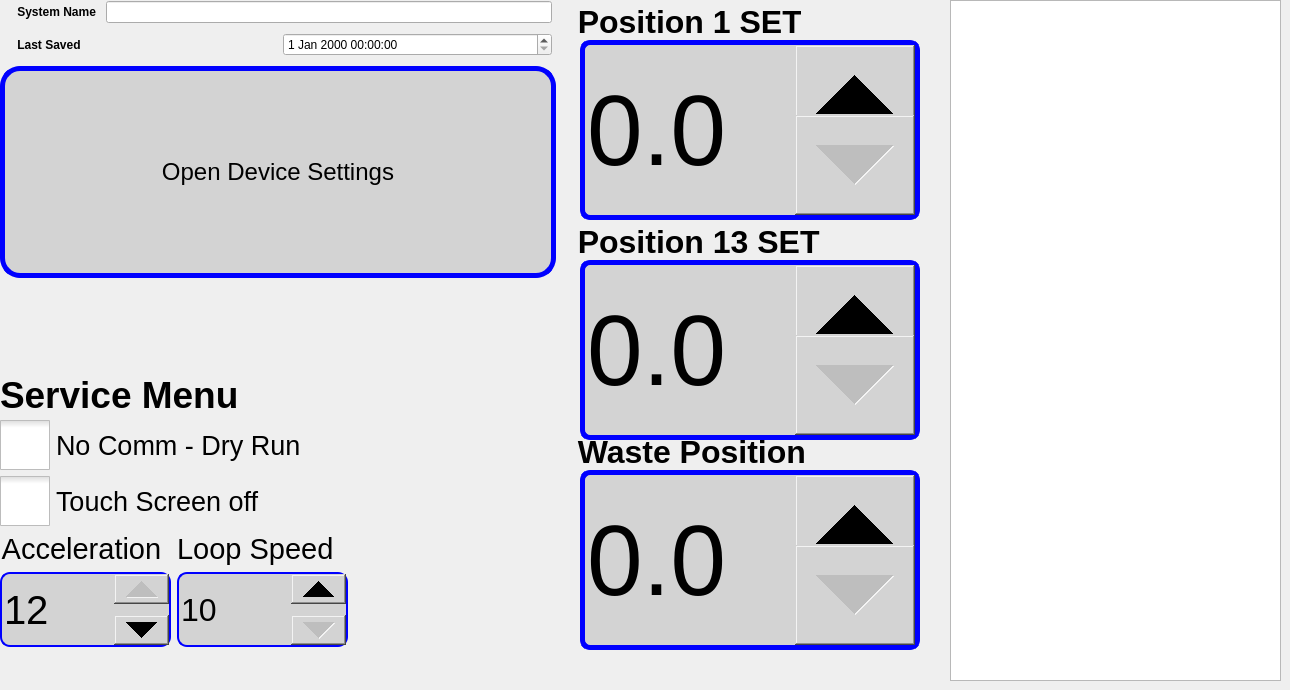
    <widget class="QWidget" name="SystemSetup">
     <attribute name="title">
      <string>System Setup</string>
     </attribute>
     <widget class="QTableView" name="tablePosData">
      <property name="geometry">
       <rect>
        <x>950</x>
        <y>0</y>
        <width>331</width>
        <height>681</height>
       </rect>
      </property>
     </widget>
     <widget class="QLabel" name="label_2">
      <property name="geometry">
       <rect>
        <x>0</x>
        <y>370</y>
        <width>236</width>
        <height>50</height>
       </rect>
      </property>
      <property name="sizePolicy">
       <sizepolicy hsizetype="Preferred" vsizetype="Maximum">
        <horstretch>0</horstretch>
        <verstretch>0</verstretch>
       </sizepolicy>
      </property>
      <property name="font">
       <font>
        <pointsize>28</pointsize>
        <weight>75</weight>
        <bold>true</bold>
       </font>
      </property>
      <property name="text">
       <string>Service Menu</string>
      </property>
     </widget>
     <widget class="QWidget" name="layoutWidget">
      <property name="geometry">
       <rect>
        <x>0</x>
        <y>-3</y>
        <width>556</width>
        <height>281</height>
       </rect>
      </property>
      <layout class="QVBoxLayout" name="verticalLayout_10">
       <item>
        <layout class="QVBoxLayout" name="verticalLayout_MainElements">
         <property name="spacing">
          <number>10</number>
         </property>
         <property name="leftMargin">
          <number>4</number>
         </property>
         <property name="topMargin">
          <number>4</number>
         </property>
         <property name="rightMargin">
          <number>4</number>
         </property>
         <property name="bottomMargin">
          <number>4</number>
         </property>
         <item>
          <layout class="QHBoxLayout" name="horizontalLayout_SysName">
           <item>
            <widget class="QLabel" name="label_SystemName">
             <property name="font">
              <font>
               <weight>75</weight>
               <bold>true</bold>
              </font>
             </property>
             <property name="text">
              <string>    System Name</string>
             </property>
            </widget>
           </item>
           <item>
            <widget class="QLineEdit" name="lineEditSystemName"/>
           </item>
          </layout>
         </item>
         <item>
          <layout class="QHBoxLayout" name="horizontalLayout_LastSave">
           <item>
            <widget class="QLabel" name="label_LastSaved">
             <property name="font">
              <font>
               <weight>75</weight>
               <bold>true</bold>
              </font>
             </property>
             <property name="text">
              <string>    Last Saved</string>
             </property>
            </widget>
           </item>
           <item>
            <widget class="QDateTimeEdit" name="dateTimeEdit"/>
           </item>
          </layout>
         </item>
        </layout>
       </item>
       <item>
        <widget class="QPushButton" name="openDeviceSettings">
         <property name="sizePolicy">
          <sizepolicy hsizetype="Minimum" vsizetype="Minimum">
           <horstretch>0</horstretch>
           <verstretch>10</verstretch>
          </sizepolicy>
         </property>
         <property name="font">
          <font>
           <pointsize>-1</pointsize>
          </font>
         </property>
         <property name="styleSheet">
          <string notr="true">QPushButton { border: 5px solid blue; border-radius: 20px; font-size: 24px; background-color:lightGray ;}</string>
         </property>
         <property name="text">
          <string>Open Device Settings</string>
         </property>
        </widget>
       </item>
      </layout>
     </widget>
     <widget class="QWidget" name="layoutWidget">
      <property name="geometry">
       <rect>
        <x>0</x>
        <y>420</y>
        <width>348</width>
        <height>227</height>
       </rect>
      </property>
      <layout class="QVBoxLayout" name="verticalLayout_9">
       <item>
        <layout class="QVBoxLayout" name="verticalLayout_4">
         <item>
          <widget class="QCheckBox" name="checkNoCom">
           <property name="font">
            <font>
             <pointsize>20</pointsize>
             <weight>50</weight>
             <bold>false</bold>
            </font>
           </property>
           <property name="styleSheet">
            <string notr="true">QCheckBox::indicator { width:50px; height: 50px; }
QCheckBox::indicator:checked {width: 50px;height: 50px; }</string>
           </property>
           <property name="text">
            <string>No Comm - Dry Run</string>
           </property>
          </widget>
         </item>
         <item>
          <widget class="QCheckBox" name="checkTouchScreen">
           <property name="font">
            <font>
             <pointsize>20</pointsize>
             <weight>50</weight>
             <bold>false</bold>
            </font>
           </property>
           <property name="styleSheet">
            <string notr="true">QCheckBox::indicator { width:50px; height: 50px; }</string>
           </property>
           <property name="text">
            <string>Touch Screen off</string>
           </property>
           <property name="iconSize">
            <size>
             <width>24</width>
             <height>24</height>
            </size>
           </property>
          </widget>
         </item>
        </layout>
       </item>
       <item>
        <layout class="QHBoxLayout" name="horizontalLayout">
         <item>
          <layout class="QVBoxLayout" name="verticalLayout_3">
           <item>
            <widget class="QLabel" name="label_Acceleration">
             <property name="sizePolicy">
              <sizepolicy hsizetype="Preferred" vsizetype="Maximum">
               <horstretch>0</horstretch>
               <verstretch>0</verstretch>
              </sizepolicy>
             </property>
             <property name="font">
              <font>
               <pointsize>22</pointsize>
              </font>
             </property>
             <property name="text">
              <string>Acceleration </string>
             </property>
             <property name="alignment">
              <set>Qt::AlignCenter</set>
             </property>
            </widget>
           </item>
           <item>
            <widget class="QSpinBox" name="accelerationMultiplier">
             <property name="sizePolicy">
              <sizepolicy hsizetype="Minimum" vsizetype="Minimum">
               <horstretch>0</horstretch>
               <verstretch>0</verstretch>
              </sizepolicy>
             </property>
             <property name="font">
              <font>
               <pointsize>-1</pointsize>
              </font>
             </property>
             <property name="styleSheet">
              <string notr="true">QSpinBox { border: 2px solid blue; border-radius: 10px; font-size: 40px; background-color:lightGray ;}
QSpinBox::up-arrow { width: 55px; height: 30px; }
QSpinBox::up-button { width: 55px; height: 30px; }
QSpinBox::down-arrow {width: 55px; height: 30px; }
QSpinBox::down-button { width: 55px; height: 30px; }</string>
             </property>
             <property name="minimum">
              <number>1</number>
             </property>
             <property name="maximum">
              <number>12</number>
             </property>
             <property name="value">
              <number>12</number>
             </property>
            </widget>
           </item>
          </layout>
         </item>
         <item>
          <layout class="QVBoxLayout" name="verticalLayout">
           <item>
            <widget class="QLabel" name="label">
             <property name="sizePolicy">
              <sizepolicy hsizetype="Preferred" vsizetype="Maximum">
               <horstretch>0</horstretch>
               <verstretch>0</verstretch>
              </sizepolicy>
             </property>
             <property name="font">
              <font>
               <pointsize>22</pointsize>
              </font>
             </property>
             <property name="text">
              <string>Loop Speed</string>
             </property>
            </widget>
           </item>
           <item>
            <widget class="QSpinBox" name="loopSpeed">
             <property name="sizePolicy">
              <sizepolicy hsizetype="Minimum" vsizetype="Minimum">
               <horstretch>0</horstretch>
               <verstretch>0</verstretch>
              </sizepolicy>
             </property>
             <property name="font">
              <font>
               <pointsize>24</pointsize>
              </font>
             </property>
             <property name="styleSheet">
              <string notr="true">QSpinBox { border: 2px solid blue; border-radius: 10px; font-size: 4
0px; background-color:lightGray ;}
QSpinBox::up-arrow { width: 55px; height: 30px; }
QSpinBox::up-button { width: 55px; height: 30px; }
QSpinBox::down-arrow {width: 55px; height: 30px; }
QSpinBox::down-button { width: 55px; height: 30px; }</string>
             </property>
             <property name="minimum">
              <number>10</number>
             </property>
            </widget>
           </item>
          </layout>
         </item>
        </layout>
       </item>
      </layout>
     </widget>
     <widget class="QLabel" name="wastePosition_Lbl">
      <property name="geometry">
       <rect>
        <x>560</x>
        <y>430</y>
        <width>261</width>
        <height>44</height>
       </rect>
      </property>
      <property name="font">
       <font>
        <pointsize>24</pointsize>
        <weight>75</weight>
        <bold>true</bold>
       </font>
      </property>
      <property name="text">
       <string>  Waste Position</string>
      </property>
     </widget>
     <widget class="QDoubleSpinBox" name="wastePosition">
      <property name="geometry">
       <rect>
        <x>580</x>
        <y>470</y>
        <width>340</width>
        <height>180</height>
       </rect>
      </property>
      <property name="whatsThis">
       <string>Waste Position</string>
      </property>
      <property name="accessibleName">
       <string/>
      </property>
      <property name="layoutDirection">
       <enum>Qt::LeftToRight</enum>
      </property>
      <property name="styleSheet">
       <string notr="true">QDoubleSpinBox { border: 5px solid blue; border-radius: 10px; font-size: 100px; background-color:lightGray ;}
QDoubleSpinBox::up-arrow { width: 120px; height: 100px; }
QDoubleSpinBox::up-button { width: 120px; height: 100px; }
QDoubleSpinBox::down-arrow {width: 120px; height: 100px; }
QDoubleSpinBox::down-button { width: 120px; height: 100px; }</string>
      </property>
      <property name="decimals">
       <number>1</number>
      </property>
      <property name="maximum">
       <double>300.000000000000000</double>
      </property>
      <property name="singleStep">
       <double>0.100000000000000</double>
      </property>
     </widget>
     <widget class="QLabel" name="positionThirteen_Lbl">
      <property name="geometry">
       <rect>
        <x>560</x>
        <y>220</y>
        <width>262</width>
        <height>44</height>
       </rect>
      </property>
      <property name="font">
       <font>
        <pointsize>24</pointsize>
        <weight>75</weight>
        <bold>true</bold>
       </font>
      </property>
      <property name="text">
       <string>  Position 13 SET</string>
      </property>
     </widget>
     <widget class="QDoubleSpinBox" name="positionThirteen">
      <property name="geometry">
       <rect>
        <x>580</x>
        <y>260</y>
        <width>340</width>
        <height>180</height>
       </rect>
      </property>
      <property name="whatsThis">
       <string>Waste Position</string>
      </property>
      <property name="accessibleName">
       <string/>
      </property>
      <property name="layoutDirection">
       <enum>Qt::LeftToRight</enum>
      </property>
      <property name="styleSheet">
       <string notr="true">QDoubleSpinBox { border: 5px solid blue; border-radius: 10px; font-size: 100px; background-color:lightGray ;}
QDoubleSpinBox::up-arrow { width: 120px; height: 100px; }
QDoubleSpinBox::up-button { width: 120px; height: 100px; }
QDoubleSpinBox::down-arrow {width: 120px; height: 100px; }
QDoubleSpinBox::down-button { width: 120px; height: 100px; }</string>
      </property>
      <property name="decimals">
       <number>1</number>
      </property>
      <property name="maximum">
       <double>300.000000000000000</double>
      </property>
      <property name="singleStep">
       <double>0.100000000000000</double>
      </property>
     </widget>
     <widget class="QLabel" name="positionOne_Lbl">
      <property name="geometry">
       <rect>
        <x>560</x>
        <y>0</y>
        <width>241</width>
        <height>44</height>
       </rect>
      </property>
      <property name="font">
       <font>
        <pointsize>24</pointsize>
        <weight>75</weight>
        <bold>true</bold>
       </font>
      </property>
      <property name="text">
       <string>  Position 1 SET</string>
      </property>
     </widget>
     <widget class="QDoubleSpinBox" name="positionOne">
      <property name="geometry">
       <rect>
        <x>580</x>
        <y>40</y>
        <width>340</width>
        <height>180</height>
       </rect>
      </property>
      <property name="whatsThis">
       <string>Waste Position</string>
      </property>
      <property name="accessibleName">
       <string/>
      </property>
      <property name="layoutDirection">
       <enum>Qt::LeftToRight</enum>
      </property>
      <property name="styleSheet">
       <string notr="true">QDoubleSpinBox { border: 5px solid blue; border-radius: 10px; font-size: 100px; background-color:lightGray ;}
QDoubleSpinBox::up-arrow { width: 120px; height: 100px; }
QDoubleSpinBox::up-button { width: 120px; height: 100px; }
QDoubleSpinBox::down-arrow {width: 120px; height: 100px; }
QDoubleSpinBox::down-button { width: 120px; height: 100px; }</string>
      </property>
      <property name="decimals">
       <number>1</number>
      </property>
      <property name="maximum">
       <double>300.000000000000000</double>
      </property>
      <property name="singleStep">
       <double>0.100000000000000</double>
      </property>
     </widget>
     <zorder>wastePosition</zorder>
     <zorder>positionThirteen_Lbl</zorder>
     <zorder>positionThirteen</zorder>
     <zorder>positionOne_Lbl</zorder>
     <zorder>positionOne</zorder>
     <zorder>layoutWidget</zorder>
     <zorder>layoutWidget</zorder>
     <zorder>tablePosData</zorder>
     <zorder>label_2</zorder>
     <zorder>wastePosition_Lbl</zorder>
    </widget>
